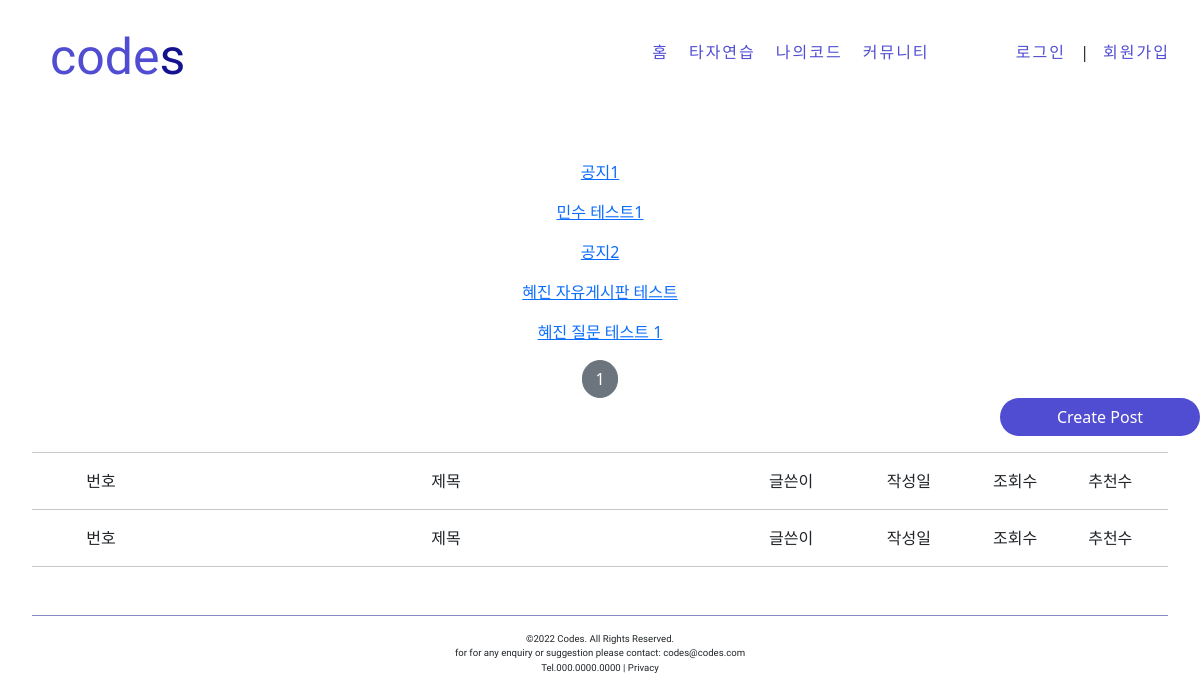
Before: /post/list/ with the older database file.
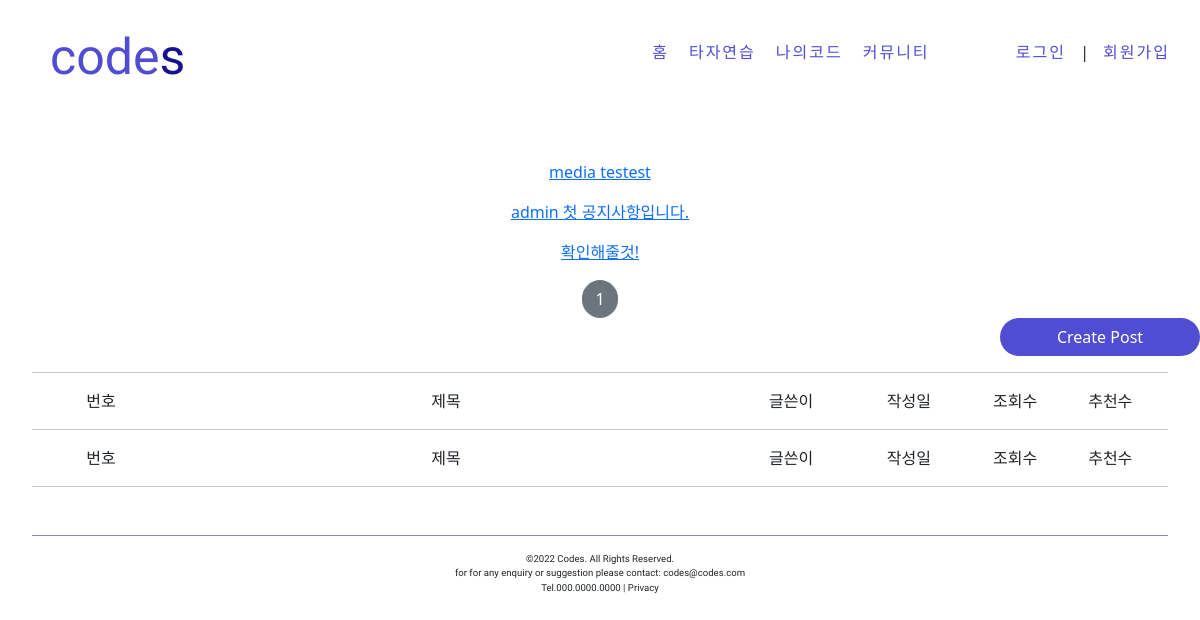
After: the same page with the newer database file.
### postapp/models.py (models this page shows, shortened)
class Post(models.Model):
    post_id = models.AutoField(primary_key=True)
    post_title = models.CharField(max_length=256,null=False)
    image = models.ImageField(upload_to='post/', null=False)
    post_content = models.TextField(null=False)
    post_viewnum = models.IntegerField(default=0)
    like_num = models.IntegerField(default=0)
    post_wdate = models.DateTimeField(auto_now_add=True)
    post_mdate = models.DateTimeField(auto_now=True)
    writer = models.ForeignKey(User, on_delete=models.CASCADE, related_name='post', null=False)
    category = models.ForeignKey(PostCategory, on_delete=models.CASCADE, related_name='category', null=False)

### postapp/views.py (the view)
# urls.py: path('list/', PostListView.as_view(), name='list'),
class PostListView(ListView):
    model = Post
    context_object_name = 'post_list'
    template_name = 'postapp/list.html'
    paginate_by = 10

### postapp/templates/postapp/list.html
{% extends 'base.html' %}
{% block content %}
<div style="margin-top: 5rem">
    {% if post_list %}
    <div style="text-align: center">
    {% for list in post_list %}
        <a href="{% url 'postapp:detail' pk=list.pk %}">
            <p>
                {{ list.post_title }}
            </p>
        </a>
    {% endfor %}
    </div>
    {% else %}
    <div>
        <h4>게시글이 없습니다.</h4>
    </div>
    {% endif %}
    {% include 'snippets/pagination.html' with page_obj=page_obj %}
    <div style="text-align: right">
    <a href="{% url 'postapp:create' %}" class="btn text-white rounded-pill col-2 px-3" style="background-color: #504DD2;">
        Create Post
    </a>
    </div>
    <div style="margin-right: 2rem;margin-left: 2rem; text-align: center;padding:0%">
        <hr>
        <p>
        <div style="display:inline-block; width: 10%;height: auto">번호</div>
        <div style="display:inline-block; width: 50%;">제목</div>
        <div style="display:inline-block; width: 10%;">글쓴이</div>
        <div style="display:inline-block; width: 10%;">작성일</div>
        <div style="display:inline-block; width: 8%;">조회수</div>
        <div style="display:inline-block; width: 8%;">추천수</div>
        </p>
        <hr>
    </div>
    <div style="margin-right: 2rem;margin-left: 2rem; text-align: center;padding:0%">
    <p>
        <div style="display:inline-block; width: 10%;height: auto">번호</div>
        <div style="display:inline-block; width: 50%;">제목</div>
        <div style="display:inline-block; width: 10%;">글쓴이</div>
        <div style="display:inline-block; width: 10%;">작성일</div>
        <div style="display:inline-block; width: 8%;">조회수</div>
        <div style="display:inline-block; width: 8%;">추천수</div>
        </p>
        <hr>
    </div>
</div>
{% endblock %}

### templates/base.html
<!doctype html>
<html lang="ko">
    {% include 'head.html' %}
    <body>
        {% include 'header.html' %}
        {% block content %}
        {% endblock %}
        {% include 'footer.html' %}
    </body>
</html>

### templates/head.html (shortened to what this page needs)
<head>
    <link href="https://cdn.jsdelivr.net/npm/bootstrap@5.1.3/dist/css/bootstrap.min.css" rel="stylesheet">
</head>

### templates/header.html (shortened to what this page needs)
{% load static %}
<header>
    <div class="nav-bar">
        <div style="display: inline-block; color: #504DD2; font-family: 'Cabin', sans-serif; font-size: 50px;
margin-left: 50px; margin-top: 20px;">
            <a style="text-decoration: none; color: #504DD2;" href="{% url 'mainapp:mainpage' %}">
                code<span style="color:#14128F">s</span>
            </a>
        </div>
        <ul class="menu">
            <li><a href="{% url 'mainapp:mainpage' %}">홈</a>
            <li><a href="{% url 'practiceapp:firstpractice' %}">타자연습</a>
            <li><a href="{% url 'upracticeapp:ufirstpractice' %}">나의코드</a>
            <li><a href="{% url 'boardapp:detail' pk=9 %}">커뮤니티</a>
                <span style="color:#ffffff;">######</span>
                {% if not user.is_authenticated %}
                    <li><a href="{% url 'mainapp:login' %}?next={{ request.path }}">로그인 </a></li>
                    <span> | </span>
                    <li><a href="{% url 'mainapp:signup' %}">회원가입</a></li>
                {% else %}
                    <li><a href="{% url 'mainapp:detail' pk=user.pk %}">마이페이지</a></li>
                    <li><a href="{% url 'mainapp:logout' %}?next={{ request.path }}">로그아웃</a></li>
                {% endif %}
        </ul>
    </div>
</header>

### templates/snippets/pagination.html (shortened to what this page needs)
<div style="text-align: center;">
    <a href="?page={{ page_obj.number}}"
       class="btn btn-secondary rounded-pill">
        {{ page_obj.number }}
    </a>
</div>

### templates/footer.html (shortened to what this page needs)
{% load static %}
<footer>
<div style="height: 3rem; border-radius: 1rem; margin: 2rem; text-align: center; font-size: 0.6rem;"class="korean">
    <hr style="background-color: #14128F; opacity: 0.5; margin-top: 3rem;">
    <div>©2022 Codes. All Rights Reserved.</div>
    <div>for for any enquiry or suggestion please contact: codes@codes.com</div>
    <div>Tel.000.0000.0000 | Privacy</div>
</div>
</footer>

### templates/header.html (style rules this page uses)
.nav-bar { height: 80px; }
.menu { float: right; list-style: none; margin: 20px; }
.menu li { display: inline-block; margin: 20px 10px; }
.menu li a { text-decoration: none; color: #504DD2; letter-spacing: 2px; }

### templates/footer.html (style rules this page uses)
.korean { font-family: 'Nanum Gothic Coding', monospace; }

Changed rows visible on the page:
removed Post: post_title "공지1"
removed Post: post_title "민수 테스트1"
removed Post: post_title "공지2"
removed Post: post_title "혜진 자유게시판 테스트"
removed Post: post_title "혜진 질문 테스트 1"
added Post: post_title "media testest"
added Post: post_title "admin 첫 공지사항입니다."
added Post: post_title "확인해줄것!"
